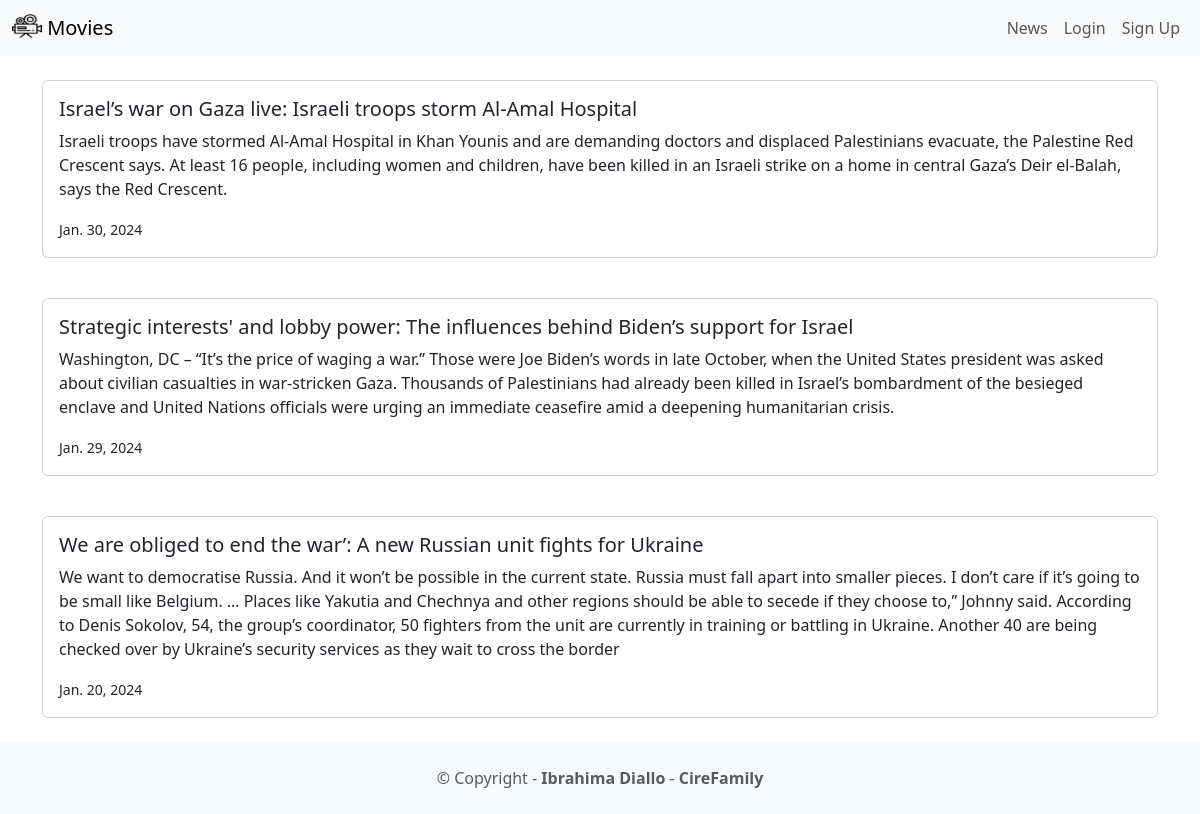
Page /news/ on the committed database.
### news/models.py (models this page shows, shortened)
class News(models.Model):
    headline = models.CharField(max_length=200)
    body = models.TextField()
    date= models.DateField()

### news/views.py (the view)
# urls.py: path('news/', include('news.urls')),
def news(request):
    newss = News.objects.all().order_by('-date')
    return render(request, 'news.html', {'newss': newss})

### news/templates/news.html (shortened to what this page needs)
{% extends 'base.html'%} {% block content %} {% for news in newss %}
<br />
<div class="card mb-3">
  <div class="card-body">
    <h5 class="card-title">{{news.headline}}</h5>
    <p class="card-text">{{news.body}}</p>
    <p class="card-text">
      <small class="'text-muted"> {{news.date }} </small>
    </p>
  </div>
</div>
{% endfor %} {% endblock content%}

### rows in the picture
News: headline "Israel’s war on Gaza live: Israeli troops storm Al-Amal Hospital", body "Israeli troops have stormed Al-Amal Hospital in Khan Younis and are demanding doctors and displaced Palestinians evacuate, the Palestine Red Crescent says. At least 16 people, including women and children, have been killed in an Israeli strike on a home in central Gaza’s Deir el-Balah, says the Red Crescent.", date "Jan. 30, 2024"
News: headline "Strategic interests' and lobby power: The influences behind Biden’s support for Israel", body "Washington, DC – “It’s the price of waging a war.” Those were Joe Biden’s words in late October, when the United States president was asked about civilian casualties in war-stricken Gaza. Thousands of Palestinians had already been killed in Israel’s bombardment of the besieged enclave and United Nations officials were urging an immediate ceasefire amid a deepening humanitarian crisis.", date "Jan. 29, 2024"
News: headline "We are obliged to end the war’: A new Russian unit fights for Ukraine", body "We want to democratise Russia. And it won’t be possible in the current state. Russia must fall apart into smaller pieces. I don’t care if it’s going to be small like Belgium. … Places like Yakutia and Chechnya and other regions should be able to secede if they choose to,” Johnny said. According to Denis Sokolov, 54, the group’s coordinator, 50 fighters from the unit are currently in training or battling in Ukraine. Another 40 are being checked over by Ukraine’s security services as they wait to cross the border", date "Jan. 20, 2024"
